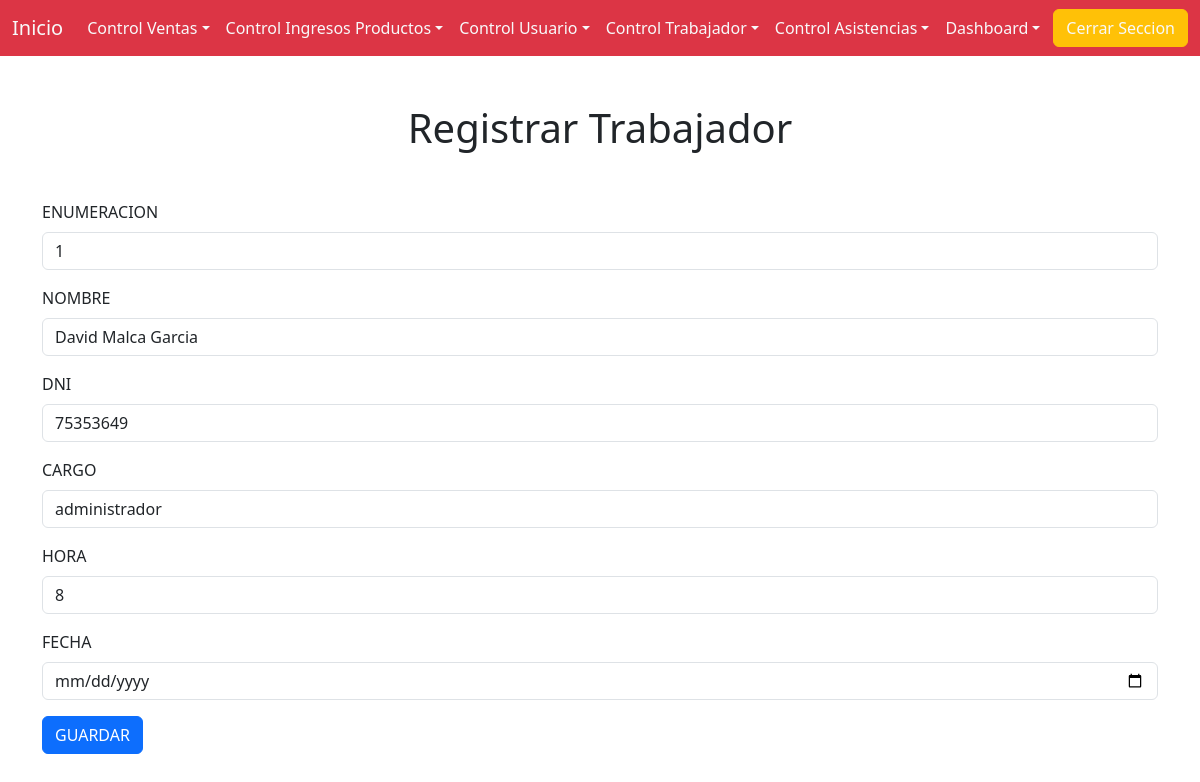
Screenshot of /enlace_tabla_registro_trabajador/enlace_actualizar_trabajador/1 with the database file from the repository.
### app/models.py (models this page shows, shortened)
class bd_tabla_trabajador(models.Model):
    Enumeracion_Trabajador = models.CharField(max_length=250)
    Nombre_Trabajador = models.CharField(max_length=250)
    Apellido_Trabajador = models.CharField(max_length=250)
    Cargo_Trabajador = models.CharField(max_length=250)
    Hora_Trabajador = models.IntegerField()
    Fecha_Trabajador = models.DateField()

### app/views.py (the view)
# urls.py: path('enlace_tabla_registro_trabajador/enlace_actualizar_trabajador/<Enumeracion_Trabajador>' , views.enlace_actualizar_trabajador),
def enlace_actualizar_trabajador(request , Enumeracion_Trabajador):
    trabajador = bd_tabla_trabajador.objects.get(Enumeracion_Trabajador = Enumeracion_Trabajador)
    return render(request , "actualizar_trabajador.html" , {
        'actualizar_trabajador' : trabajador
    })

### app/templates/actualizar_trabajador.html
{% extends "barra_menu.html" %}
{% block contenedor %}
<h1 class='text-center my-5'>Registrar Trabajador</h1>
<div class='my-5 container'>
    <form method='POST' action='/logico_actualizar_trabajador/'> {% csrf_token %}
        <div class="mb-3">
            <label for="" class="form-label">ENUMERACION</label>
            <input type="text" class="form-control" id="txtEnumeracion" name="txtEnumeracion" value="{{ actualizar_trabajador.Enumeracion_Trabajador }}" required>
        </div>
        <div class="mb-3">
            <label for="" class="form-label">NOMBRE</label>
            <input type="text" class="form-control" id="txtNombre" name="txtNombre" value="{{ actualizar_trabajador.Nombre_Trabajador }}" required>
        </div>
        <div class="mb-3">
            <label for="" class="form-label">DNI</label>
            <input type="text" class="form-control" id="txtDni" name="txtDni" value="{{ actualizar_trabajador.Apellido_Trabajador }}" required>
        </div>
        <div class="mb-3">
            <label for="" class="form-label">CARGO</label>
            <input type="text" class="form-control" id="txtCargo" name="txtCargo" value="{{ actualizar_trabajador.Cargo_Trabajador }}" required>
        </div>
        <div class="mb-3">
            <label for="" class="form-label">HORA</label>
            <input type="number" class="form-control" id="txtHora" name="txtHora" value="{{ actualizar_trabajador.Hora_Trabajador }}" required>
        </div>
        <div class="mb-3">
            <label for="" class="form-label">FECHA</label>
            <input type="date" class="form-control" id="txtFecha" name="txtFecha" value="{{ actualizar_trabajador.Fecha_Trabajador }}" required>
        </div>
        <button type="submit" class="btn btn-primary" href=''>GUARDAR</button>
    </form>
</div>
{% endblock contenedor %}

### rows the page displays
bd_tabla_trabajador: txtEnumeracion "1", txtNombre "David Malca Garcia", txtDni "75353649", txtCargo "administrador", txtHora "8"
